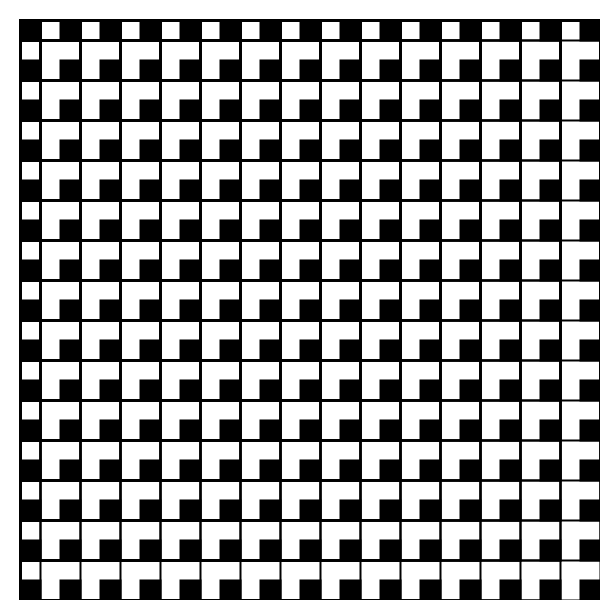
Frame 1 (no input)
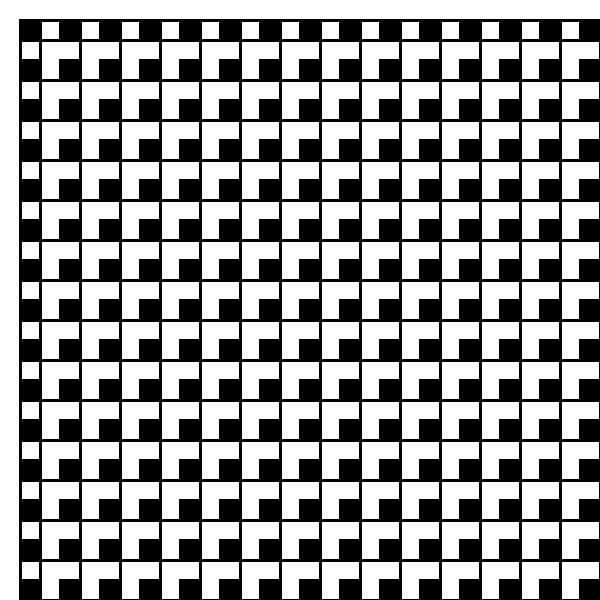
Frame 60 (the mouse pressed at the canvas centre just before this capture)
Frame 120 (the mouse held since frame 60 and released just before this capture): identical to frame 60, image omitted

The Processing sketch that drew these frames (run headless with seeded random() and noise(); from frame 60 on, the mouse is pressed at the canvas centre):

// Processing sketch: processing_143652
// ── processing_143652.pde

// Konkuk University
// Department of Dynamic Media
// SOS iDesign
// Name: Hyeri Jeong
// ID: 201420107

void setup() {
  size(600, 600);
  background(255);
  smooth();
}

void draw() {
  for (int a = 20; a< width; a = a+40) {
    for (int b = 20; b< width; b = b+40) {
      strokeWeight(2);
      stroke(0);
      noFill();
      rect(20, 20, a, b);
      fill(0);
      rect(a, b, 20, 20);
    }
  }
}
